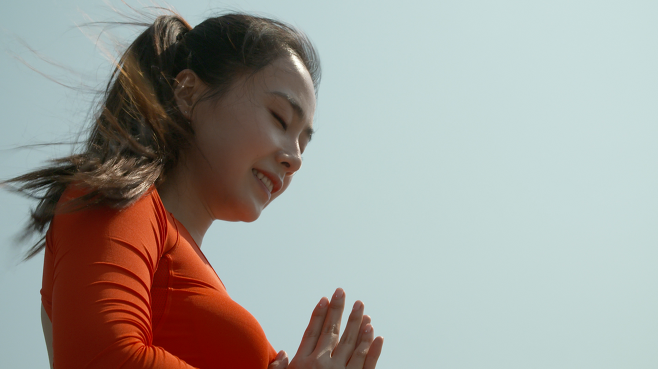
#> input picture data/hong.png, 658 x 369 px, found by its file name
$ python negaposi.py
#> lines starting #> are read from the running program, lines starting #| are printed output that depends on the picture
#%%
import matplotlib.pyplot as plt
import cv2
import os

base_path = 'C:/Repository/Project04_ObjectDetection/data/'
img = cv2.imread(base_path + 'hong.png')
#> img is the input picture: shape (369, 658, 3); mean B, G, R 153.4, 158.7, 159.5
print(type(img))
#| <class 'numpy.ndarray'>

# %%
plt.imshow(img)
plt.show()
# %%
# 네거티브-포지티브 반전
img_nega = 255-img
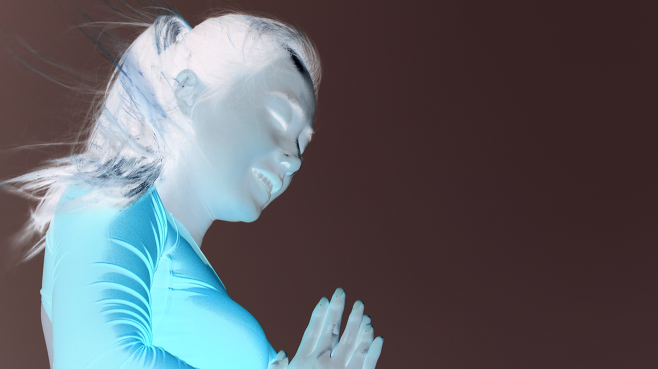
#> img_nega: shape (369, 658, 3); mean B, G, R 101.6, 96.3, 95.5
plt.imshow(cv2.cvtColor(img_nega, cv2.COLOR_BGR2RGB))
plt.show

# %%
# 흑백 색공간 변환
img = cv2.cvtColor(img, cv2.COLOR_BGR2GRAY)
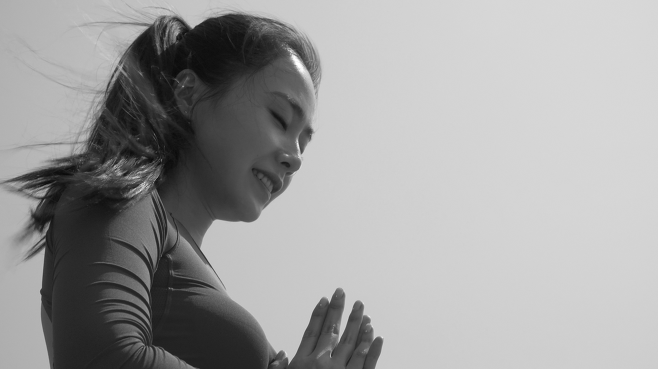
#> img: shape (369, 658); min 10, max 255, mean 158.4
plt.imshow(img, cmap='gray')
plt.axis('off')
plt.show()
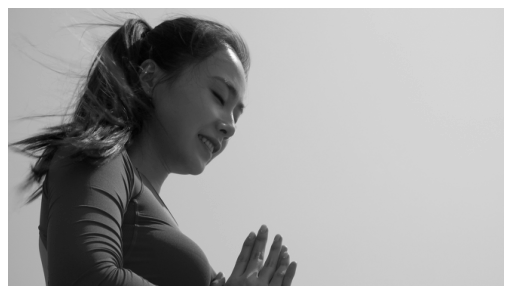
#> figure drawn by matplotlib, 1 panel
